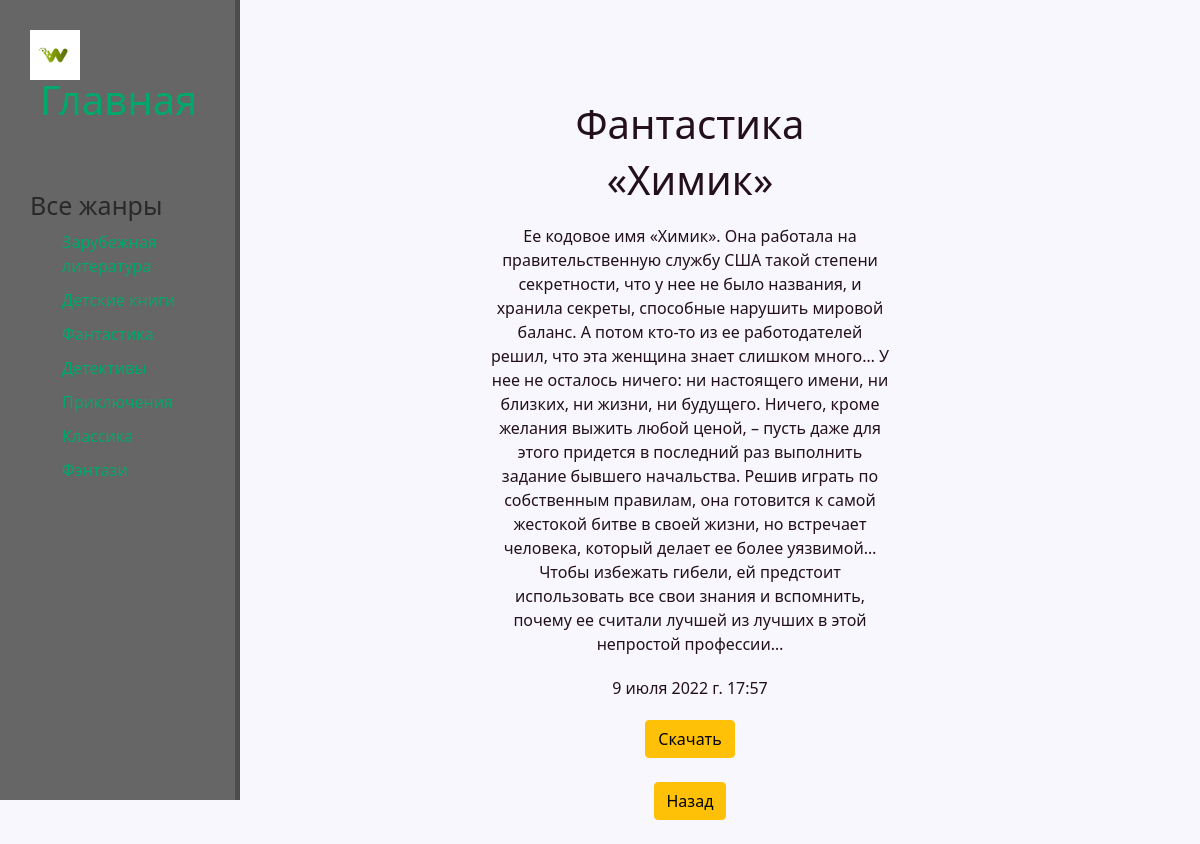
Screenshot of /фантастика/2 with the database file from the repository.
### fiction/models.py (models this page shows, shortened)
class FICTION(models.Model):
    objects = None
    title = models.CharField('Название', max_length=50)
    author = models.CharField('Автор', max_length=50, default='')
    briefly = models.TextField('Краткая информация')
    book = models.FileField('Книга')
    data = models.DateTimeField('Дата добавления')
    image = models.FileField(upload_to='img/')
    class Meta:
        verbose_name = 'Фантастика'
        verbose_name_plural = 'Фантастика'

### fiction/templates/fiction_2.html (shortened to what this page needs)
{%extends 'new/base.html'%}
{% block shapka %}
    <div class="features">
        <h1>Фантастика</h1>
        <h1>{{fict.title}}</h1>
        <p>{{fict.briefly}}</p>
        <p>{{fict.data}}</p>
        <a href="{{fict.book}}" class="btn btn-warning" download="">Скачать</a><br><br>
        <a href="{% url 'fiction'%}"><span  class="btn btn-warning ">Назад</span></a><br><br>
    </div>
{% endblock %}

### new/static/new/new.css (style rules this page uses)
body { background: #f7f7fd; height: 100vh; }
main .features { float : right; color : #23101c; margin-top: 100px; text-align: center; width: 85%; }
main .features p { max-width: 400px; margin: 20px auto }

### rows the page displays
FICTION: title "«Химик»", briefly "Ее кодовое имя «Химик». Она работала на правительственную службу США такой степени секретности, что у нее не было названия, и хранила секреты, способные нарушить мировой баланс. А потом кто-то из ее работодателей решил, что эта женщина знает слишком много… У нее не осталось ничего: ни настоящего имени, ни близких, ни жизни, ни будущего. Ничего, кроме желания выжить любой ценой, – пусть даже для этого придется в последний раз выполнить задание бывшего начальства. Решив играть по собственным правилам, она готовится к самой жестокой битве в своей жизни, но встречает человека, который делает ее более уязвимой… Чтобы избежать гибели, ей предстоит использовать все свои знания и вспомнить, почему…", data "9 июля 2022 г. 17:57"
